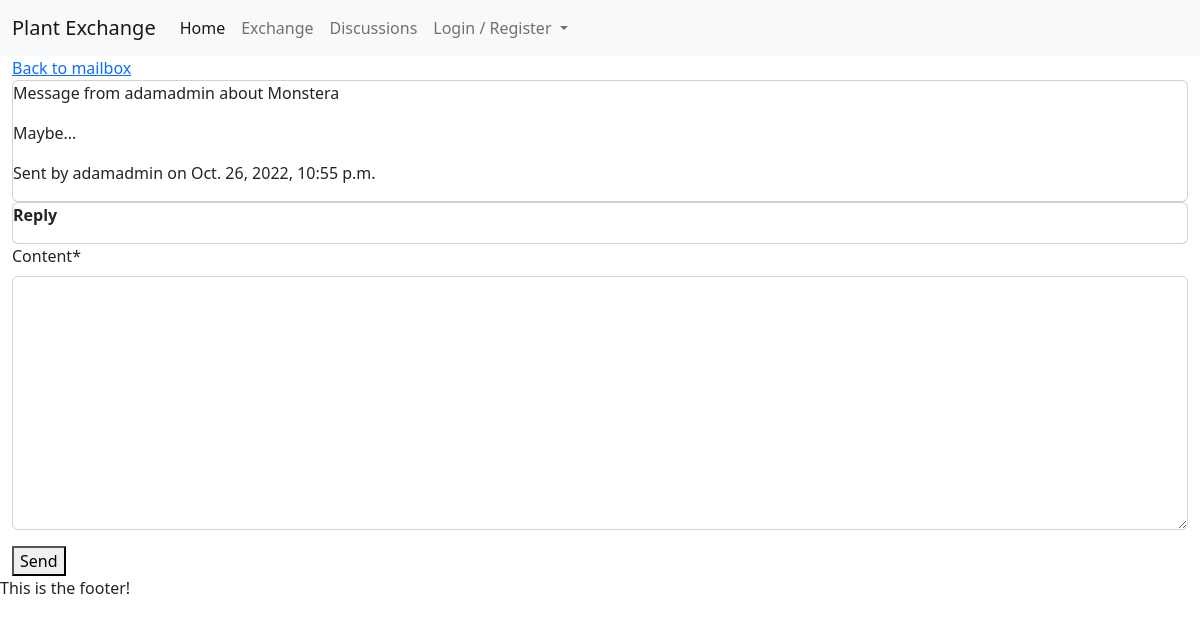
Page /profiles/message/8 on the committed database.
### profiles/models.py (models this page shows)
class Message(models.Model):
    ad = models.ForeignKey(Plant, on_delete=models.CASCADE, related_name='ad')
    sender = models.ForeignKey(User, on_delete=models.SET_DEFAULT, default='none', related_name='sender')
    receiver = models.ForeignKey(User, on_delete=models.SET_DEFAULT, default='none', related_name='receiver')
    content = models.TextField()
    created_on = models.DateTimeField(auto_now_add=True)
    read = models.BooleanField(default=False)
    replied = models.BooleanField(default=False)
    trashed = models.BooleanField(default=False)
    class Meta:
        ordering = ['read', '-created_on']
    def __str__(self):
        return f'Message from {self.sender} about {self.ad}'

### plants/models.py (models this page shows)
class Plant(models.Model):
    title = models.CharField(max_length=40)
    owner = models.ForeignKey(User, on_delete=models.CASCADE, related_name='owner')
    category = models.ForeignKey(Category, on_delete=models.SET_DEFAULT, default='none')
    description = models.TextField()
    image = CloudinaryField('image', null=True, blank=True, default='placeholder')
    will_trade_for = models.CharField(max_length=140, null=True, blank=True)
    added_on = models.DateField(auto_now_add=True)
    updated_on = models.DateField(auto_now=True)
    status = models.IntegerField(choices=STATUS, default=0)
    class Meta:
        ordering = ['-added_on']
    def __str__(self):
        return self.title

### profiles/views.py (the view, shortened to what this page needs)
# urls.py: path('message/<msg_id>', views.MessageView.as_view(), name='message'),
class MessageView(View):
    def get(self, request, msg_id, *args, **kwargs):
        message = get_object_or_404(Message, id=msg_id)
        user = self.request.user
        if message.receiver == user:
            message.read = True
            message.save()
        template_name = 'profiles/message.html'
        context = {
            'message': message,
            'message_form': MessageForm(),
        }
        return render(request, template_name, context)

### profiles/forms.py
class MessageForm(forms.ModelForm):
    class Meta:
        model = Message
        fields = ('content',)

### profiles/templates/profiles/message.html (shortened to what this page needs)
{% extends 'base.html' %}
{% load crispy_forms_tags %}
{% block content %}
<section class="container-fluid">
    <a href="{% url 'profiles:mailbox' %}">Back to mailbox</a>
    <div class="col-12">
        <div class="card">
            <div class="msg-subject">
                <p>{{ message }}</p>
            </div>
            <div>
                <p>{{ message.content }}</p>
            </div>
            <div>
                <p>Sent by {{ message.sender }} on {{ message.created_on }}</p>
            </div>
        </div>
        <div class="card">
            <p><strong>Reply</strong></p>
        </div>
        <div>
            <form method="POST">
                {{ message_form|crispy }}
                <button type="submit">Send</button>
            </form>
        </div>
    </div>
</section>
{% endblock content %}

### rows in the picture
Message: sender+ad "Message from adamadmin about Monstera", content "Maybe...", sender "adamadmin", created_on "Oct. 26, 2022, 10:55 p.m."
